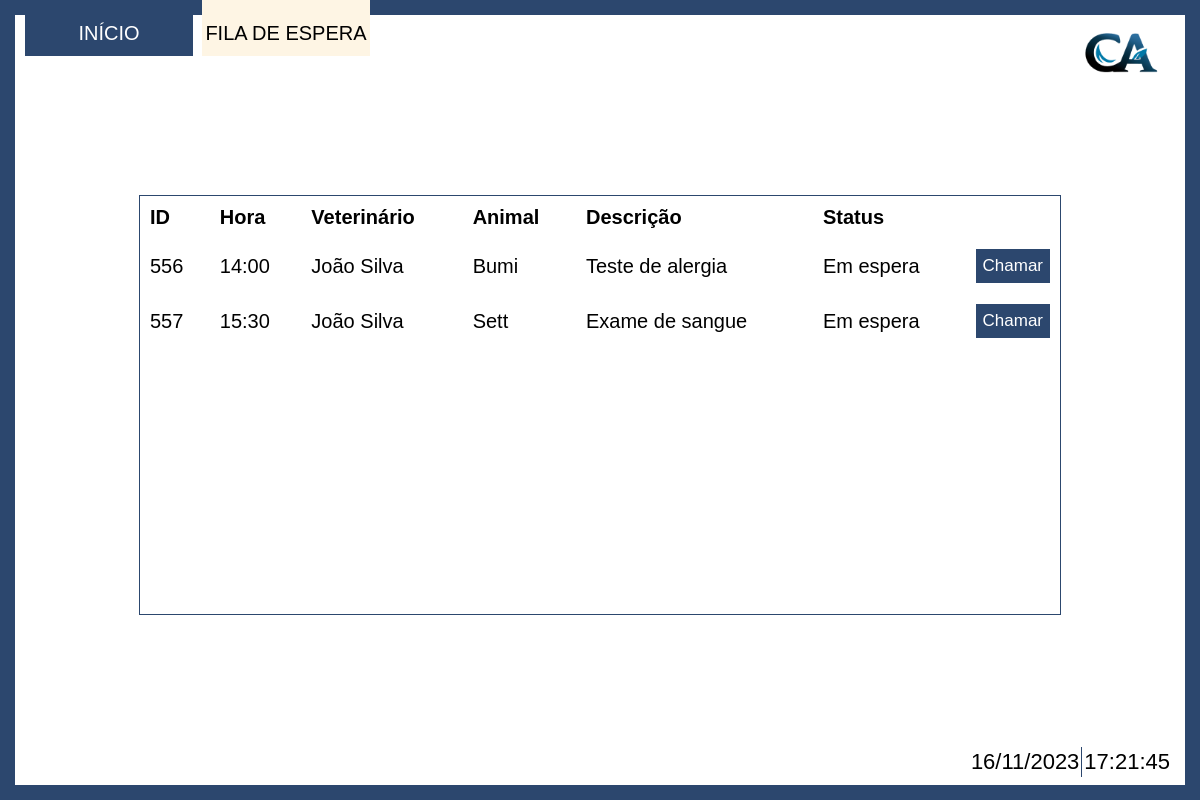
/Index/vetArea/filaEspera.php, run on the app's committed database.
### tables this page shows
create table Animais
(
	idAnimal int auto_increment primary key,
	nome varchar(100) not null,
	especie varchar(50) not null,
	raca varchar(50) not null,
	datanascto date,
	idCliente int not null,
	foreign key (idCliente) references Clientes(idCliente) on delete cascade
);

create table Agenda
(
	idConsulta int auto_increment primary key,
	dataConsulta date not null,
	horaConsulta varchar(5) not null, 
	veterinario int,
	descricao text,
	idAnimal int not null,
    idStatus int,
    foreign key (idStatus) references statusConsulta(idStatus),
	foreign key (idAnimal) references Animais(idAnimal) on delete cascade
);

create table Usuarios
(
	idUsuario int auto_increment primary key not null,
	nome varchar (150) not null,
	email varchar (150) not null,
	contato varchar(20) not null,
    enderecoE varchar (2) not null,
    enderecoC varchar (50) not null,
    enderecoB varchar (50) not null,
    enderecoRN varchar (100) not null,
	idCargo int not null,
	foreign key (idCargo) references Funcoes(idCargo)
);

create table statusConsulta
(
	idStatus int primary key not null,
    statusConsulta varchar(50)
);

### Index/vetArea/filaEspera.php (the view, shortened to what this page needs)
<!DOCTYPE html>
<html lang="en">
    <head>
        <link rel="stylesheet" href="../../css/vetArea/filaEspera.css">
    </head>
    <body>
        <div class="page">
            <div class="logo">
                <img src="../../img/CA.png" alt="logo">
            </div>
            <div class="bar">
                <div class="button"><a href="./InicioVet.php">INÍCIO</a></div>
                <div class="button selected"><a href="./filaEspera.php">FILA DE ESPERA</a></div>
            </div>
            <div class="container">
                <div class="table-container">
                    <table>
                        <thead>
                            <tr>
                                <th scope="col">ID</th>
                                <th scope="col">Hora</th>
                                <th scope="col">Veterinário</th>
                                <th scope="col">Animal</th>
                                <th scope="col">Descrição</th>
                                <th scope="col">Status</th>
                            </tr>
                        </thead>
                        <tbody>
                            <?php
                                include '../../php/conectaBD.php';
                                $timezone = new DateTimeZone('America/Sao_Paulo');
                                $currentDateTime = new DateTime('now', $timezone);
                                $currentDate = $currentDateTime->format('Y-m-d');
                                $queryAgenda = "SELECT Agenda.*, Usuarios.nome, Animais.nome, statusConsulta.statusConsulta, Animais.idCliente
                                                FROM Animais
                                                INNER JOIN Agenda ON Animais.idAnimal = Agenda.idAnimal
                                                INNER JOIN Usuarios ON Agenda.veterinario = Usuarios.idUsuario
                                                INNER JOIN statusConsulta ON Agenda.idStatus = statusConsulta.idStatus
                                                WHERE dataConsulta = '$currentDate'
                                                AND Agenda.idStatus = '1' OR Agenda.idStatus = '2'
                                                GROUP BY Agenda.horaConsulta";
                                $resultAgenda = mysqli_query($conexao, $queryAgenda);
                                if ($resultAgenda->num_rows>0):
                                    while($arrayAgenda = mysqli_fetch_row($resultAgenda)):
                            ?>
                            <tr class="table-rows" id="<?php echo $arrayAgenda[0];?>">
                                <td><?php echo $arrayAgenda[0];?></td>
                                <td><?php echo $arrayAgenda[2];?></td>
                                <td><?php echo $arrayAgenda[7];?></td>
                                <td><?php echo $arrayAgenda[8];?></td>
                                <td><?php echo $arrayAgenda[4];?></td>
                                <td><?php echo $arrayAgenda[9];?></td>
                                <td class="more-list-container">
                                    <div class="list-box">
                                        <button class="more-btn" onclick="abrirModal(`<?php echo $arrayAgenda[0]?>`, `<?php echo $arrayAgenda[8]?>`, `<?php echo $arrayAgenda[7]?>`)">Chamar</button>
                                    </div>
                                </td>
                            </tr>
                            <?php
                                endwhile;
                                else:
                            ?>
                            <div class="center">
                                <span> Nenhuma entrada cadastrada.</span>
                            </div>
                            <?php
                                endif;
                            ?>
                        </tbody>
                    </table>
                </div>
                <div class="data">
                    <div class="dia" id="data-atual"></div>
                    <div class="hora" id="hora-atual"></div>
                </div>
            </div>
        </div>
    </body>
</html>

### Css/vetArea/filaEspera.css (style rules this page uses)
html, body { width: 100%; height: 100%; margin: 0; }
body { display: flex; justify-content: center; align-items: center; flex-direction: column; }
.page { height: 100%; width: 100%; padding: 25px; padding-top: 0; box-sizing: border-box; display: flex; flex-direction: column; }
.container { width: 100%; height: 90%; background-color: #ffffff; display: flex; box-sizing: border-box; flex-direction: column; align-items: center; justify-content: center; }
.bar { width: 30%; display: flex; justify-content: space-between; }
.button > a { height: 7vh; width: 14vw; padding-top: 10px; box-sizing: border-box; background-color: #2c476e; display: flex; justify-content: center; align-items: center; text-decoration: none; font-size: 2.5vh; color: #ffffff; font-family: 'Franklin Gothic Medium', 'Arial Narrow', Arial, sans-serif; position: relative; overflow: hidden; z-index: 1; }
.button > a::before { content: ''; position: absolute; top: 0; left: 0; width: 100%; height: 0; background-color: #fef5e4; transition: height 0.5s; z-index: -1; }
.selected>a { background-color: #fef5e4; color: #000000; }
.table-container { border: 1px solid #2c476e; width: 80%; height:60%; overflow-y: auto; }
table { text-align: left; width: 100%; font-family:Arial, Helvetica, sans-serif; font-size: 2.5vh; border-collapse:collapse; }
table .table-rows { height: 55px; }
td { padding: 10px; }
th { padding: 10px; }
.more-btn { font-size: 85%; background-color: #2c476e; padding: 7px; color: #ffffff; font-family:'Franklin Gothic Medium', 'Arial Narrow', Arial, sans-serif; text-decoration: none; cursor: pointer; border: none; }
.more-list-container { width: 10px; }
.data { padding: 3px; box-sizing: border-box; position: fixed; bottom: 20px; right:25px; color: black; font-family:'Franklin Gothic Medium', 'Arial Narrow', Arial, sans-serif; font-size: 22px; display: flex; justify-content: center; align-items: center; }
.hora { padding: 2px; }
.dia { padding: 2px; border-right: 1px solid #2c476e; }
.logo { width: 100px; height: 100px; display: flex; justify-content: center; position: absolute; align-items: center; top: 0; right: 30px; }
.logo > img { width: 200px; height: 200px; position: fixed; }

### data on the page
animais: agenda.idConsulta "556", agenda.horaConsulta "14:00", usuarios.nome "João Silva", nome "Bumi", agenda.descricao "Teste de alergia", statusconsulta.statusConsulta "Em espera"
animais: agenda.idConsulta "557", agenda.horaConsulta "15:30", usuarios.nome "João Silva", nome "Sett", agenda.descricao "Exame de sangue", statusconsulta.statusConsulta "Em espera"
